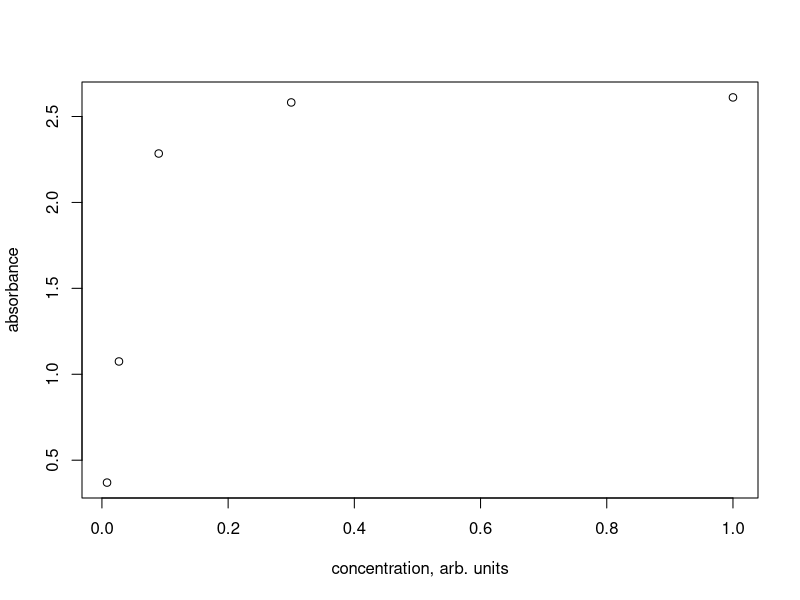
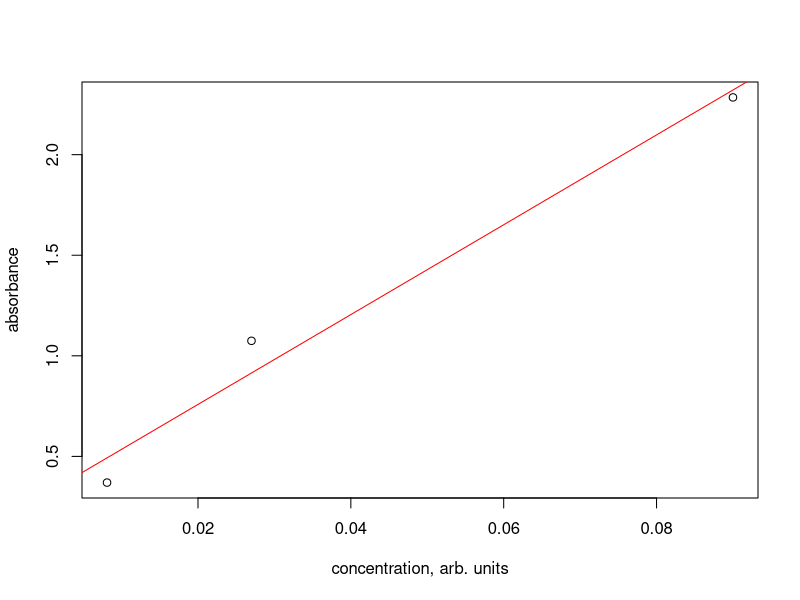

Reproduce these figures in R, in order.
## ---- chunk 1
suppressPackageStartupMessages(library("kableExtra"))
suppressPackageStartupMessages(library("magrittr"))
## ---- chunk 2
#| attr-source: "id=lst-comp lst-cap='Computation of absorbance values.'"
dark <- 6.0e-3 # dark voltage
blank <- 0.281 # tap water
voltage <- c(26.2e-3, 26.8e-3, 34.0e-3, 99.9e-3, 196.0e-3) # sample readings
stock <- 1.0 # 2 drops red food coloring in 10 mL tap water
dil <- 3/10 # serial dilution factor
conc <- c(stock, dil^(1:4))
DF <- data.frame(Concentration = conc, Voltage = voltage)
DF$Absorbance <- -log((DF$Voltage - dark)/(blank - dark))
## ---- chunk 3
#| echo: false
#| label: tbl-results
#| tbl-cap: "Relative sample concentrations and corresponding voltages and absorbances."
#| tbl-colwidths: [30, 30, 30]
kable(DF, table.attr = "quarto-disable-processing=true") %>%
  kable_styling(c("striped", "bordered"), full_width = FALSE)
## ---- chunk 4
#| echo: false
#| label: fig-calcurve1
#| fig-cap: "Calibration curve, hardware version 3."
plot(DF$Concentration, DF$Absorbance, xlab = "concentration, arb. units", ylab = "absorbance")
## ---- chunk 5
#| attr-source: "id=lst-fit lst-cap='Results of fitting the three lowest concentration samples.'"
DF35 <- DF[3:5,]
fit <- lm(DF35$Absorbance ~ DF35$Concentration)
summary(fit)
## ---- chunk 6
#| label: fig-calcurve2
#| echo: false
#| fig-cap: "Calibration curve, hardware version 3, dropping the two most concentrated samples."
plot(DF35$Concentration, DF35$Absorbance, xlab = "concentration, arb. units", ylab = "absorbance")
abline(reg = fit, col = "red")
